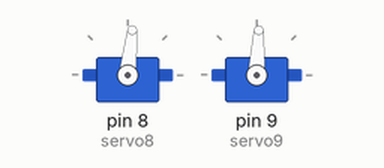
Simulated run of this sketch. Board: Arduino Uno, built with avr-gcc and run on an emulated ATmega328P. On the bench: 2 × servo.

Above: at 0.05 s.
At 0.5 s:
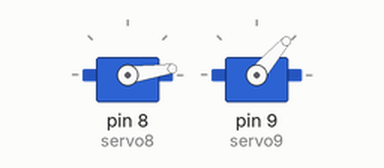
At 1.0 s:
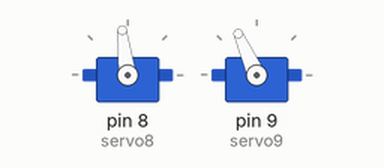
At 1.8 s:
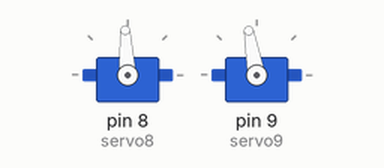
Timing chart, 0 to 4.2 s (numbered marks = the images above):
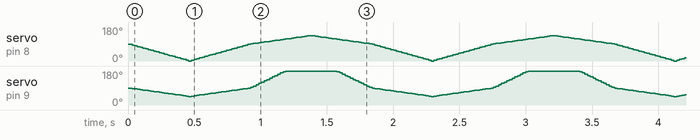

The sketch:

3_modules_garbage_bot.ino
```cpp
#include <Servo.h>

// create servo objects to control servos
Servo servo8;
Servo servo9;

int angle = 45;


void setup() {
  // attaches servoes on pins to the servo objects
  servo8.attach(8);
  servo9.attach(9);
}

void loop() {
  servo8.write(90);  // tell servo to go to given position
  servo9.write(90);

  // these ratios work only for angle = 45
  double ratio8 = 2;  // 90 / 45
  double ratio9 = 3.5;  // (90 + 45 + 22.5) / 45

  if (angle < 90)
  {
    for (int step=0; step<angle; step++) {  // servo8 is going up
      servo8.write(max(90 - ratio8 * step, 0));
      servo9.write(90 - step);
      delay(10);  // waits 25ms for the servos to reach positions
    }
    for (int step=0; step<angle; step++) {  // servo8 is going down
      servo8.write(min(ratio8 * step, 90));
      servo9.write(angle + step);
      delay(10);
    }
    for (int step=0; step<angle; step++) {  // servo9 is going up
      servo8.write(90 + step);
      servo9.write(90 + ratio9 * step);
      delay(10);
    }
    for (int step=0; step<angle; step++) {  // servo9 is going down
      servo8.write(90 + angle - step);
      servo9.write(max(90 + angle + 90 + angle / 2 - ratio9 * step, 90));
      delay(10);
    }
  }
}
```
